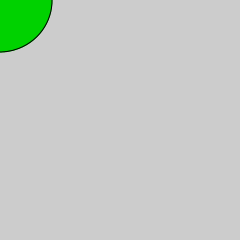
Frame 1 (no input)
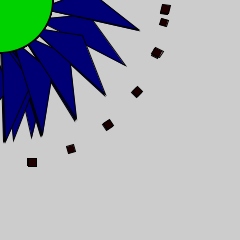
Frame 60 (the mouse pressed at the canvas centre just before this capture)
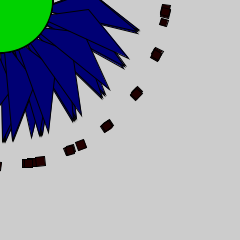
Frame 120 (the mouse held since frame 60 and released just before this capture)

The Processing sketch that drew these frames (run headless with seeded random() and noise(); from frame 60 on, the mouse is pressed at the canvas centre):

// Processing sketch: InteractiveTimeBasedArtChapter4
// ── InteractiveTimeBasedArtChapter4.pde
void setup()
{
  size(240,240);
}


void draw()
{
 rotate(millis());
 
 fill(second()*4,0,0);
 rect(20,160,second(),second());
 
 fill(0,0,minute()*4);
 triangle(100,100,80,40,minute(),minute());
 
 fill(0,hour()*10,0);
 ellipse(0,0,hour()*5,hour()*5);
 
 if(second() >= 59)
 {
  background(150); 
 }
}
